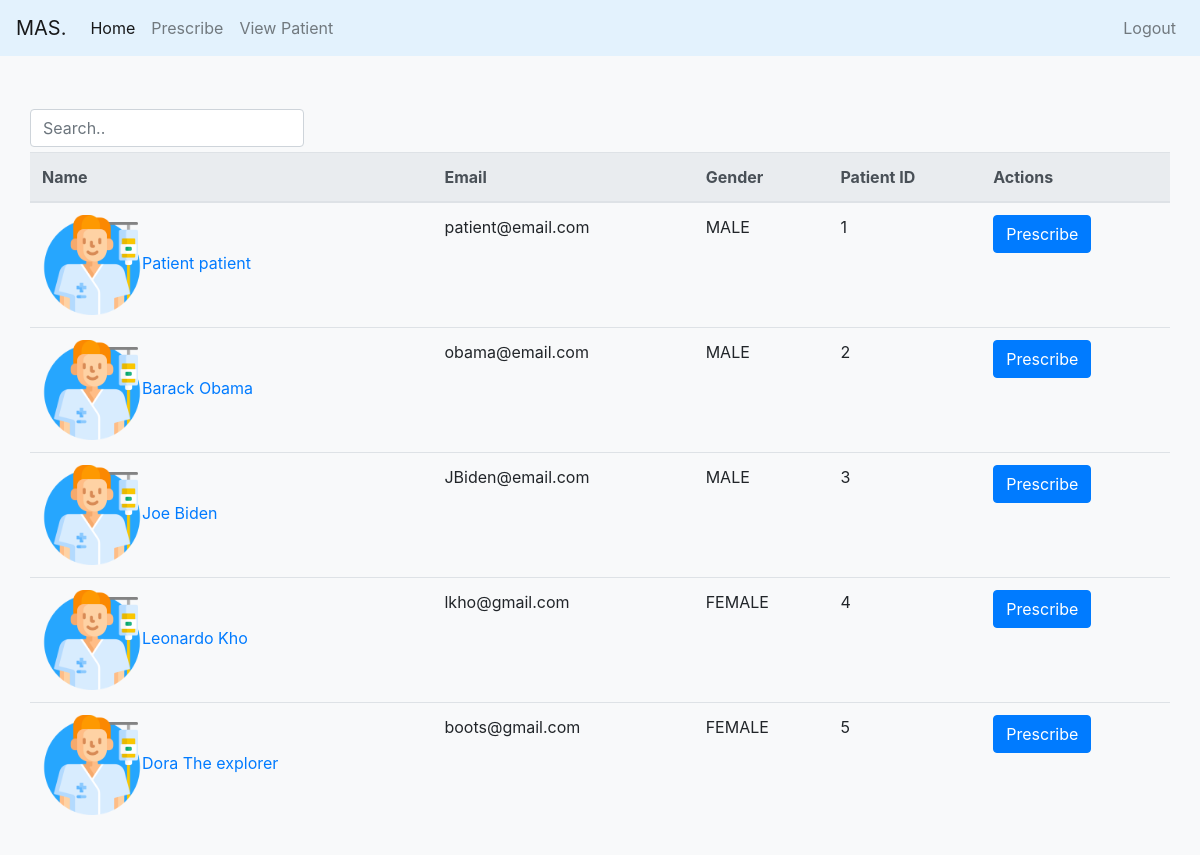
Screenshot of /Patient/patientList.php with the database file from the repository.
### tables this page shows
CREATE TABLE IF NOT EXISTS `patient` (
  `id` int(50) NOT NULL AUTO_INCREMENT,
  `name` varchar(100) NOT NULL,
  `surname` varchar(30) NOT NULL,
  `dob` date NOT NULL,
  `email` varchar(30) NOT NULL,
  `phone` varchar(10) NOT NULL,
  `address` varchar(50) NOT NULL,
  `bloodgroup` varchar(10) NOT NULL,
  `gender` enum('MALE','FEMALE') NOT NULL,
  `emergency_contact` varchar(10) NOT NULL,
  PRIMARY KEY (`id`)
);

### Patient/patientList.php (the view, shortened to what this page needs)
<?php
include 'function.php';
 ?>
<!DOCTYPE html>
<html lang="en">
<head>
    <link type="text/css" rel="stylesheet" href="./CSS/adminHome.css">
    <link href="//maxcdn.bootstrapcdn.com/bootstrap/4.0.0/css/bootstrap.min.css" rel="stylesheet" id="bootstrap-css">
</head>
<body>
    <nav class="navbar navbar-expand-lg navbar-light" style="background-color: #e3f2fd;">
        <a class="navbar-brand" href="doctorHome.php">MAS.</a>
        <div class="collapse navbar-collapse justify-content-between" id="navbarNavAltMarkup">
            <div class="navbar-nav">
                <a class="nav-item nav-link active" href="adminHome.php">Home</a>
                <a class="nav-item nav-link" href="prescribe.php">Prescribe</a>
                <a class="nav-item nav-link" href="patientList.php">View Patient</a>
            </div>
            <div class="navbar-nav">
                <a class="nav-item nav-link" href="doctorLogin.php">Logout</a>
            </div>
        </div>
    </nav>
    <div class="album py-5 bg-light">
        <div class="container">
            <div class="row">
                <form class="form-inline">
                    <input type="search" class="form-control" id="searchField" placeholder="Search..">
                </form>
                <br><br>
                <?php
                $sql = "SELECT * FROM patient";
                $result = mysqli_query($conn, $sql) or die(mysqli_error($conn));
                 ?>
                <table class="table">
                    <thead class="thead-light">
                        <tr>
                            <th scope="col">Name</th>
                            <th scope="col">Email</th>
                            <th scope="col">Gender</th>
                            <th scope="col">Patient ID</th>
                            <th scope="col">Actions</th>
                        </tr>
                    </thead>
                    <tbody id="searchTable">
                      <?php
                      while ($row = mysqli_fetch_array($result)){
                        echo "<tr>";
                        echo "<td>";
                        echo "<img src='Assets/patientIcon.png' alt='doctor profile pic' style='width:100px; height:100px;'>";
                        echo "<a href = \"profilePage.php?ID=" . $row['id'] . "\">" . $row['name'] . " " . $row['surname'] . "</a>";
                        echo "</td>";
                        echo "<td>" . $row['email'] . "</td>";
                        echo "<td>" . $row['gender'] . "</td>";
                        echo "<td>" . $row['id'] . "</td>";
                        echo "<td>";
                        echo "<a href = \"prescribe.php?ID=" . $row['id'] . "&name=" . $row['name'] . "&gender=" . $row['gender'] . "&blood=" . $row['bloodgroup']  . "\" class='btn btn-primary'>Prescribe</a>";
                        echo "</td>";
                      }
                       ?>
                    </tbody>
                </table>
            </div>
        </div>
    </div>
</body>
</html>

### CSS/adminHome.css (style rules this page uses)
body, h1 { font-family:"Arial",sans-serif; }

### rows the page displays
patient: name "Patient", surname "patient", email "patient@email.com", gender "MALE", id "1"
patient: name "Barack", surname "Obama", email "obama@email.com", gender "MALE", id "2"
patient: name "Joe", surname "Biden", email "JBiden@email.com", gender "MALE", id "3"
patient: name "Leonardo", surname "Kho", email "lkho@gmail.com", gender "FEMALE", id "4"
patient: name "Dora", surname "The explorer", email "boots@gmail.com", gender "FEMALE", id "5"
